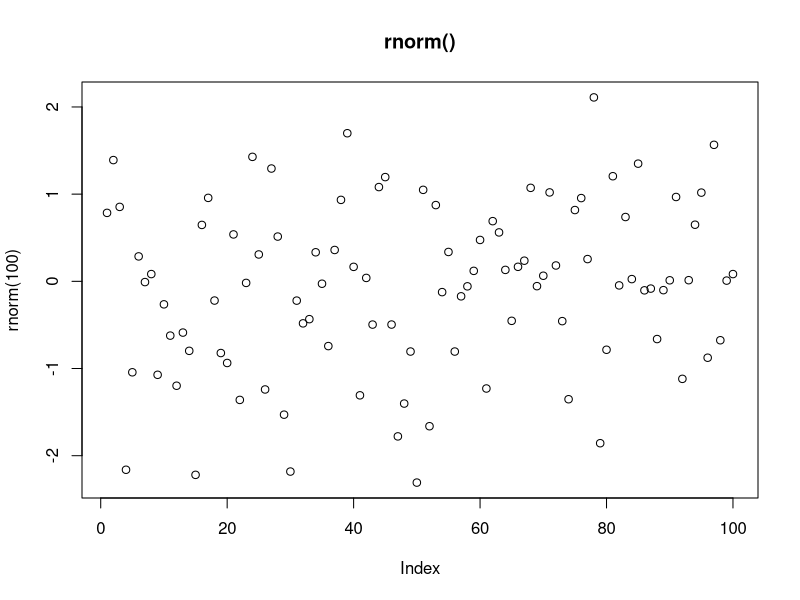
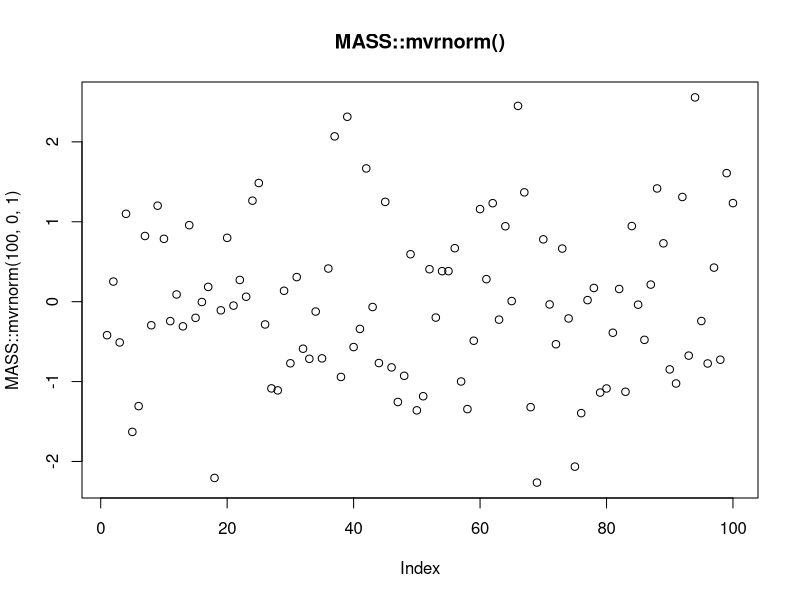

R code for these plots, in order:
## ---- chunk 1

rescale01 <- function(x) {
  rng <- range(x, na.rm = TRUE)
  (x - rng[1]) / (rng[2] - rng[1])
}

rescale01_FALSE <- function(x) {
  rng <- range(x, na.rm = FALSE)
  (x - rng[1]) / (rng[2] - rng[1])
}

test <- c(1,2,3,NA,4,5)

rescale01(test)
rescale01_FALSE(test)
## ---- chunk 2
x <- c(1:10,Inf, c(1:3), Inf, c(1:5), -Inf)
rescale01_mapInf <- function(x) {
rng <- range(x, na.rm = TRUE, finite = TRUE) 
x <- (x - rng[1]) / (rng[2] - rng[1])
x[which(x==Inf)] <- 1
x[which(x==-Inf)] <- 0
return (x)
}
rescale01_mapInf(x)
## ---- chunk 3
x = c(1:5, NA, 1:2, NA, 1:3)
mean(is.na(x))
# rewrite the snippet into a function
proportion_na <- function (x) {
  sum(is.na(x))/length(x)
}
# see if the function output matches the snippet
proportion_na(x)
## ---- chunk 4
x / sum(x, na.rm = TRUE)

divide_by_sum <- function (x) {
  x / sum(x, na.rm = TRUE)
}
divide_by_sum(x)
## ---- chunk 5
sd(x, na.rm = TRUE) / mean(x, na.rm = TRUE)

sd_div_mean <- function (x) {
  sd(x, na.rm = TRUE) / mean(x, na.rm = TRUE)
}
sd_div_mean(x)
## ---- chunk 6
sample_vector <- c(1:10)

variance <- function (x) {
  n <- length(x)
    m <- mean(x)
    (1/(n - 1)) * sum((x - m)^2)
}

skew <- function (x) {
    n <- length(x)
    v <- var(x)
    m <- mean(x)
    third.moment <- (1/(n - 2)) * sum((x - m)^3)
    third.moment/(var(x)^(3/2))
}
# might have to cross-reference this function with other sources to make sure it's correct.

variance(sample_vector)
var(sample_vector)
skew(sample_vector)

## ---- chunk 7
vector1 = c(1, 2, NA, 5, 6)
vector2 = c(NA, 6, NA, 4, 5)

both_na <- function (v1, v2) {
  na1 <- is.na(v1)
  na2 <- is.na(v2)
  intersect(which(na1==TRUE),which(na2==TRUE))
}

vector1
vector2
both_na(vector1,vector2)
## ---- chunk 8
is_directory <- function(x) file.info(x)$isdir
is_readable <- function(x) file.access(x, 4) == 0
## ---- chunk 9
# I commented out the pseudocode so the R markdown file can compile.

# foo_foo %>%
#   hop(through = forest) %>%
#   scoop(up = field_mice) %>%
#   bop(on = head) %>%
#   down(came = good_fairy) %>%
#   scoop(up = field_mice) %>%
#   bop (on = head) %>%
#   give (chances = three) %>%
#   turn (into = goonie)
#   # repeat 3 times, with the # of chances decreasing each time
#   
# play_through (foo_foo, chances) {
#   hop(through = forest) %>%
#   scoop(up = field_mice) %>%
#   bop(on = head) %>%
#   down(came = good_fairy) %>%
#   scoop(up = field_mice) %>%
#   bop (on = head) %>%
#   give (chances = three) %>%
#   turn (into = goonie)
# }
#  
# chances <- 3
# while (chances > 0) {
#   play_through (foo_foo, chances)
#   chances <- chances - 1
# }
#  
## ---- chunk 10
f1 <- function(string, prefix) {
  substr(string, 1, nchar(prefix)) == prefix
}

f1("hello", "he")
f1("hello", "ell")
## ---- chunk 11
f2 <- function(x) {
  if (length(x) <= 1) return(NULL)
  x[-length(x)]
}
x = c(1:10)
x
f2(x)
## ---- chunk 12
f3 <- function(x, y) {
  rep(y, length.out = length(x))
}
x = c(1:10)
x
f3(x, 5)
## ---- chunk 13
library(tidyverse)

preg <- tribble(
  ~pregnant, ~male, ~female,
  "yes",     NA,    10,
  "no",      20,    12
)

# without using functions, convert the pregnant and female columns to booleans (TRUE or FALSE values).
gather(preg, sex, count, male, female) %>%
  mutate(pregnant = pregnant == "yes",
         female = sex == "female") %>%
  select(-sex)
## ---- chunk 14
# write function to convert a vector of strings to TRUE or FALSE, depending on whether the values match a specified string:
string_to_boolean <- function (x, string) {
  x == string
}

# use the function to do the job
gather(preg, sex, count, male, female) %>%
  mutate(pregnant = string_to_boolean(pregnant,"yes"),
         female = string_to_boolean(sex,"female")) %>%
  select(-sex)
## ---- chunk 15

plot(rnorm(100), main = "rnorm()")
plot(MASS::mvrnorm(100,0,1), main = "MASS::mvrnorm()")

## ---- chunk 16
library(lubridate)

greet <- function ( datetime = lubridate::now() ) {
  print(datetime)
  time <- hour(datetime)
  
  if (time < 12) {
    print("good morning")
  } else if (time >= 12 && time < 18) {
    print("good afternoon")
  } else
    print("good evening")
}

greet()
greet(ymd_hms("2016-07-08 08:34:56"))
greet(ymd_hms("2016-07-08 20:34:56"))
greet(ymd_hms("2016-07-08 15:34:56"))
## ---- chunk 17
fizzbuzz <- function ( input ) {
  if (input %% 3 == 0 && input %% 5 == 0) {
    print("fizzbuzz")
  } else if ( input %% 5 == 0 ) {
    print ("buzz")
  } else if ( input %% 3 == 0 ) {
    print ("fizz")
  } else
    print (input)
}

fizzbuzz(15)
fizzbuzz(10)
fizzbuzz(9)
fizzbuzz(4)

## ---- chunk 18
# if (temp <= 0) {
#   "freezing"
# } else if (temp <= 10) {
#   "cold"
# } else if (temp <= 20) {
#   "cool"
# } else if (temp <= 30) {
#   "warm"
# } else {
#   "hot"
# }

temp_range <- c(-5:40)
# without labels
cut(temp_range, breaks = c(-100, 0, 10, 20, 30, 100), right = TRUE)
table(cut(temp_range, breaks = c(-100, 0, 10, 20, 30, 100), right = TRUE))
# with labels
cut(temp_range, breaks = c(-100, 0, 10, 20, 30, 100), labels = c("freezing", "cold", "cool", "warm", "hot"), right = TRUE)
table(cut(temp_range, breaks = c(-100, 0, 10, 20, 30, 100), labels = c("freezing", "cold", "cool", "warm", "hot"), right = TRUE))
## ---- chunk 19

test_switch <- function ( x ) {
  switch(x, 
         "first choice after EXPR",
         2,
         "third",
         "4th choice after EXPR"
         )
}
test_switch(1)
test_switch(2)
test_switch(3)
test_switch(4)
typeof(test_switch(5))
## ---- chunk 20
test_switch <- function (x) {
  switch(x, 
    a = ,
    b = "ab",
    c = ,
    d = "cd"
  )
}

test_switch("a")
test_switch("b")
test_switch("c")
test_switch("d")
test_switch("e")
typeof(test_switch("e"))
## ---- chunk 21
commas <- function(...) stringr::str_c(..., collapse = ", ")
commas(letters[1:10])
# this produces an error:
# commas(letters[1:10], collapse = "-")

# to produce the intended output, modify the commas function.

hyphens <- function(...) stringr::str_c(..., collapse = "-")
hyphens(letters[1:10])

## ---- chunk 22
insert_between <- function(..., insert = ", ") stringr::str_c(..., collapse = insert)
insert_between (letters[1:10])
insert_between (letters[1:10], insert = "-")
## ---- chunk 23
# The original rule function, showing what happens if multiple characters were supplied:
rule <- function(..., pad = "-") {
  title <- paste0(...)
  width <- getOption("width") - nchar(title) - 5
  cat(title, " ", stringr::str_dup(pad, width), "\n", sep = "")
}

rule("Important output")
rule("Title", pad = "-+")
## ---- chunk 24
# An improved version that scales the padding based on the character length:
scaled_rule <- function(..., pad = "-") {
  title <- paste0(...)
  pad_length <- nchar(pad)
  print(str_c("Number of characters in pad: ", pad_length))
  width <- (getOption("width") - nchar(title) - 5)/pad_length
  print(str_c("Number of times pad was duplicated: ", width))
  cat(title, " ", stringr::str_dup(pad, width), "\n", sep = "")
}
scaled_rule("Important output")
scaled_rule("Title", pad = "-+")

## ---- chunk 25
x = c(1,1,1:10,1,1)
mean(x)
mean(x, trim = 0.2)
## ---- chunk 26
x = c(1:20)
y = c(1,1,1,1:15, 5, 6)
cor(x,y)
cor(x,y, method = "kendall")
cor(x,y, method = "spearman")
## ---- chunk 27
is.finite(0)
is.finite(NA)
!is.infinite(NA)
## ---- chunk 28
# function (x, y, tol = .Machine$double.eps^0.5) 
# {
#     abs(x - y) < tol
# }
# <bytecode: 0x10a60a198>
# <environment: namespace:dplyr>
## ---- chunk 29
library(readr)
parse_logical(c("TRUE", "FALSE"))
parse_integer(c("100", "200"))
parse_double(c("100.3", "200"))
## ---- chunk 30
x <- c(NA, 1, 2, NA, 5:10, NA, NA, NA)
is.na(x)
mean(is.na(x))

is.finite(x)
!is.finite(x)
sum(is.finite(x))
sum(!is.finite(x))

## ---- chunk 31
# loop through each column of mtcars and compute mean
for (column in 1:ncol(mtcars)) {
  print (mean(mtcars[,column]))
}
## ---- chunk 32
out <- ""
for (x in letters) {
  out <- stringr::str_c(out, x)
}

x <- sample(100)
sd <- 0
for (i in seq_along(x)) {
  sd <- sd + (x[i] - mean(x)) ^ 2
}
sd <- sqrt(sd / (length(x) - 1))

x <- runif(100)
out <- vector("numeric", length(x))
out[1] <- x[1]
for (i in 2:length(x)) {
  out[i] <- out[i - 1] + x[i]
}
## ---- chunk 33
output <- vector("integer", 0)
for (i in seq_along(x)) {
  output <- c(output, lengths(x[[i]]))
}
output
## ---- chunk 34

# show_mean(iris)
#> Sepal.Length: 5.84
#> Sepal.Width:  3.06
#> Petal.Length: 3.76
#> Petal.Width:  1.20
## ---- chunk 35
trans <- list( 
  disp = function(x) x * 0.0163871,
  am = function(x) {
    factor(x, labels = c("auto", "manual"))
  }
)
for (var in names(trans)) {
  mtcars[[var]] <- trans[[var]](mtcars[[var]])
}
## ---- chunk 36
col_sum3 <- function(df, f) {
  is_num <- sapply(df, is.numeric)
  df_num <- df[, is_num]

  sapply(df_num, f)
}
## ---- chunk 37
df <- tibble(
  x = 1:3, 
  y = 3:1,
  z = c("a", "b", "c")
)
# OK
col_sum3(df, mean)
# Has problems: don't always return numeric vector
# col_sum3(df[1:2], mean)
# col_sum3(df[1], mean)
# col_sum3(df[0], mean)
